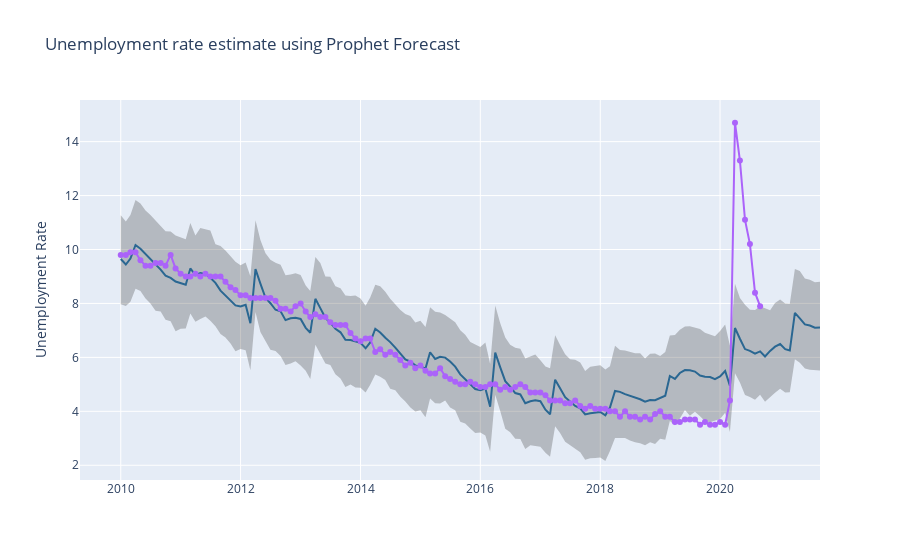

The cell this chart's notebook holds for it:
### Code cell
timeseries(forecast,'ds', 'yhat', 'yhat_lower', 'yhat_upper', actual = df, save = True)

### Figure 1 — Plotly figure (JSON) as saved in the notebook; plotly's stock layout.template omitted (floating-point values rounded to 4 significant figures; data arrays with more than 128 entries replaced by an {"elided": "..."} marker saying what was removed)
{"data": [{"line": {"color": "rgb(31, 119, 180)"}, "mode": "lines", "name": "Measurement", "showlegend": false, "type": "scatter", "x": {"elided": "141 str values"}, "y": {"elided": "141 float values"}}, {"line": {"width": 0}, "marker": {"color": "#444"}, "mode": "lines", "name": "Upper Bound", "showlegend": false, "type": "scatter", "x": {"elided": "141 str values"}, "y": {"elided": "141 float values"}}, {"fill": "tonexty", "fillcolor": "rgba(68, 68, 68, 0.3)", "line": {"width": 0}, "marker": {"color": "#444"}, "mode": "lines", "name": "Lower Bound", "showlegend": false, "type": "scatter", "x": {"elided": "141 str values"}, "y": {"elided": "141 float values"}}, {"mode": "lines+markers", "name": "Actual values", "showlegend": false, "type": "scatter", "x": {"elided": "129 str values"}, "y": {"elided": "129 float values"}}], "layout": {"hovermode": "x", "title": {"text": "Unemployment rate estimate using Prophet Forecast"}, "yaxis": {"title": {"text": "Unemployment Rate"}}}}
